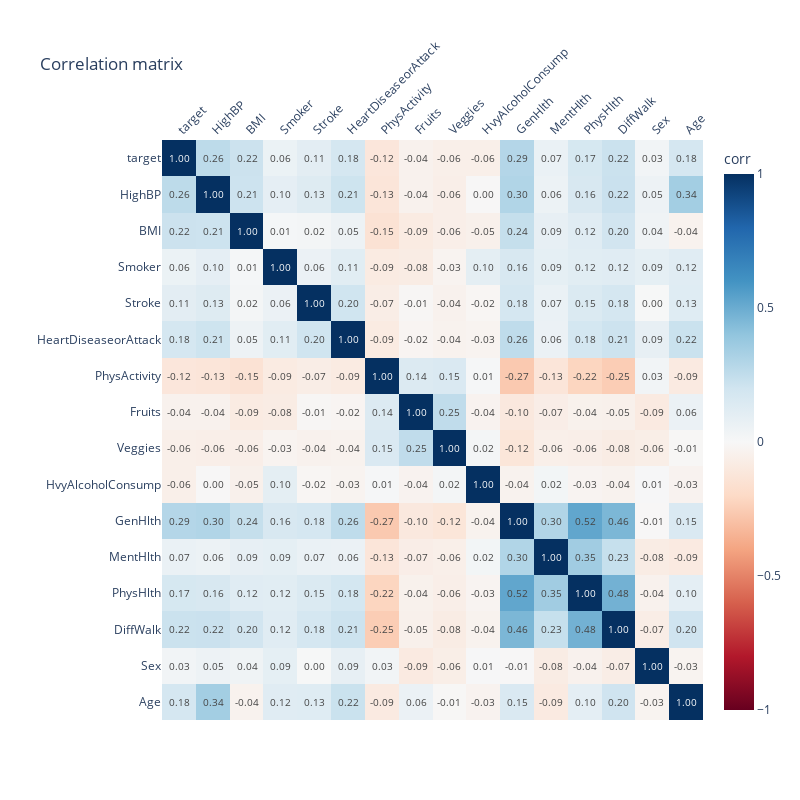

Notebook code cell kept with this figure:
### Markdown cell above
The boxplot shows that the median BMI is clearly higher in the diabetes group compared to those without diabetes. However, the extreme outliers (BMI > 60–100) appear in both groups and do not provide meaningful separation between the two. This suggests that such extreme values act more as noise than as signal. In fact, the non diabetes group has higher outliers than the diabetes group, despite the fact that mean is slightly higher in the diabetes group. For a more accurate prediction it may be worthwile to limit BMI to the datapoints within the IQR range.

### Code cell
corr = df.corr()
cols = ['target'] + [c for c in corr.columns if c != 'target']
corr = corr.loc[cols, cols]

fig = px.imshow(
    corr,
    text_auto=".2f",                 
    color_continuous_scale="RdBu",
    zmin=-1, zmax=1,
    aspect="auto",
)
fig.update_layout(
    title='Correlation matrix',
    xaxis_title='', yaxis_title='', coloraxis_colorbar_title='corr'
)
fig.update_xaxes(side='top', tickangle=-45)
fig.update_layout(width=800, height=800)
fig.show()

### Figure 1 — Plotly figure (JSON) as saved in the notebook; plotly's stock layout.template omitted (floating-point values rounded to 4 significant figures; data arrays with more than 128 entries replaced by an {"elided": "..."} marker saying what was removed)
{"data": [{"coloraxis": "coloraxis", "hovertemplate": "x: %{x}<br>y: %{y}<br>color: %{z}<extra></extra>", "name": "0", "texttemplate": "%{z:.2f}", "type": "heatmap", "x": ["target", "HighBP", "BMI", "Smoker", "Stroke", "HeartDiseaseorAttack", "PhysActivity", "Fruits", "Veggies", "HvyAlcoholConsump", "GenHlth", "MentHlth", "PhysHlth", "DiffWalk", "Sex", "Age"], "xaxis": "x", "y": ["target", "HighBP", "BMI", "Smoker", "Stroke", "HeartDiseaseorAttack", "PhysActivity", "Fruits", "Veggies", "HvyAlcoholConsump", "GenHlth", "MentHlth", "PhysHlth", "DiffWalk", "Sex", "Age"], "yaxis": "y", "z": {"elided": "16x16 float values"}}], "layout": {"coloraxis": {"cmax": 1, "cmin": -1, "colorbar": {"title": {"text": "corr"}}, "colorscale": [[0, "rgb(103,0,31)"], [0.1, "rgb(178,24,43)"], [0.2, "rgb(214,96,77)"], [0.3, "rgb(244,165,130)"], [0.4, "rgb(253,219,199)"], [0.5, "rgb(247,247,247)"], [0.6, "rgb(209,229,240)"], [0.7, "rgb(146,197,222)"], [0.8, "rgb(67,147,195)"], [0.9, "rgb(33,102,172)"], [1, "rgb(5,48,97)"]]}, "height": 800, "margin": {"t": 60}, "title": {"text": "Correlation matrix"}, "width": 800, "xaxis": {"anchor": "y", "domain": [0, 1], "side": "top", "tickangle": -45, "title": {"text": ""}}, "yaxis": {"anchor": "x", "autorange": "reversed", "domain": [0, 1], "title": {"text": ""}}}}
